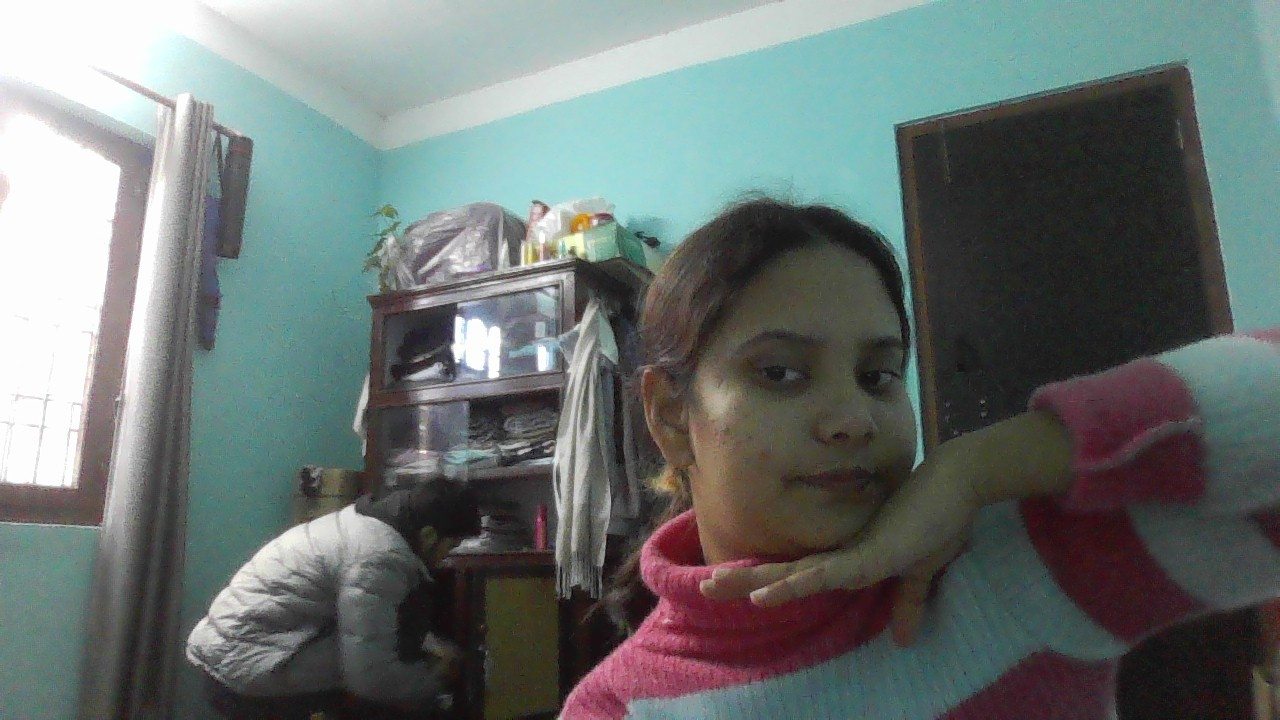
#> input picture Days/OpenCV_Images/img1.jpg, 1280 x 720 px
$ python 17Project.py
#> lines starting #> are read from the running program, lines starting #| are printed output that depends on the picture; after the words box and inside, x2 and y2 are one past the last pixel; in counts of white or black regions, pixels touching at a corner belong together
import cv2 as cv

# Read Image
img = cv.imread(r"img1.jpg")
#> img is the input picture: shape (720, 1280, 3); mean B, G, R 112.6, 114.5, 105.9
resized = cv.resize(img, (500,500))
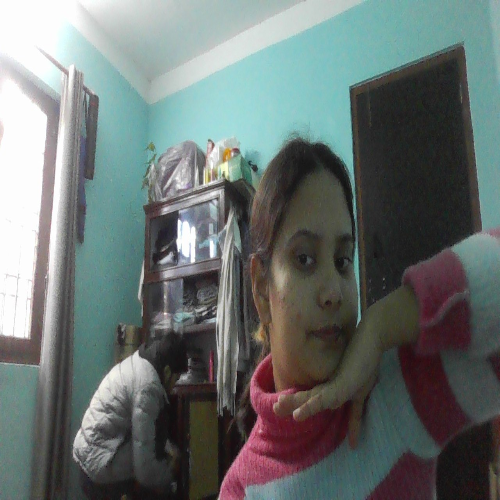
#> resized: shape (500, 500, 3); mean B, G, R 112.5, 114.4, 105.8

gray = cv.cvtColor(resized , cv.COLOR_BGR2GRAY)
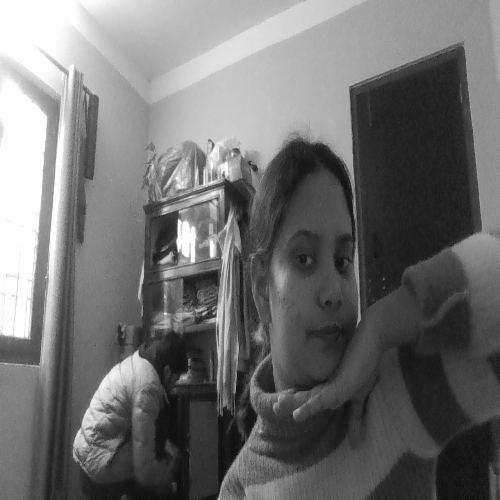
#> gray: shape (500, 500); min 8, max 255, mean 111.6

# Haar Cascade

face_cascade = cv.CascadeClassifier(cv.data.haarcascades + "haarcascade_frontalface_default.xml")
faces = face_cascade.detectMultiScale(gray, scaleFactor = 1.1 , minNeighbors = 3)
#> faces = [[268, 212, 120, 120]]

for (x, y, w, h) in faces:
    cv.rectangle(resized, (x,y), (x+w, y+h), (0,255,0), 2)
#> this loop made 1 pass
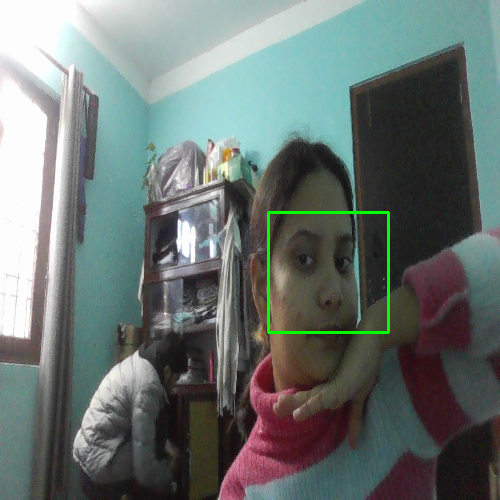
#> resized: shape (500, 500, 3); 0.57% of pixels changed, all inside (x1, y1, x2, y2) = (267, 211, 390, 334)

cv.imshow("Faces", resized)
cv.waitKey(0)

$ run again, with Days/OpenCV_Images/img3.jpg copied over Days/OpenCV_Images/img1.jpg
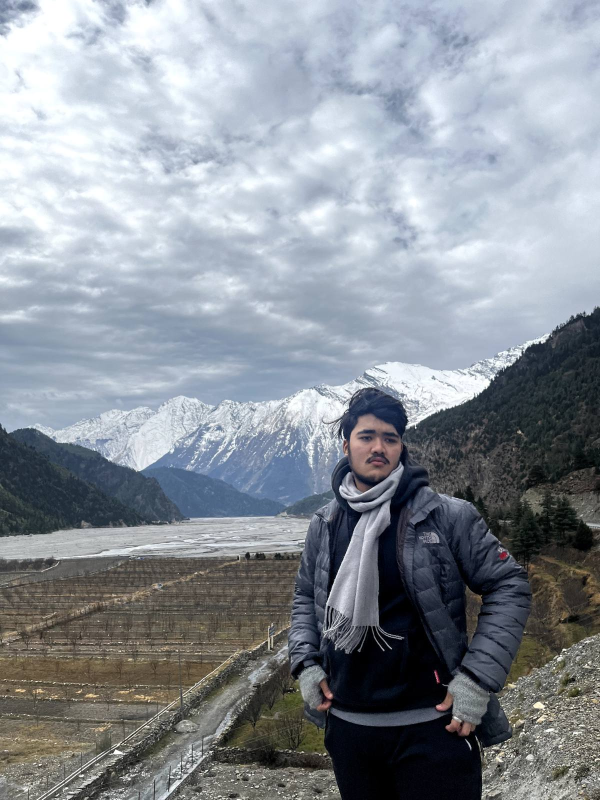
#> input picture Days/OpenCV_Images/img3.jpg, 1200 x 1600 px (shown at 1/2 size)
#> img is the input picture: shape (1600, 1200, 3); mean B, G, R 152.4, 144.6, 138.2
#> `gray = cv.cvtColor(resized , cv.COLOR_BGR2GRAY)`:
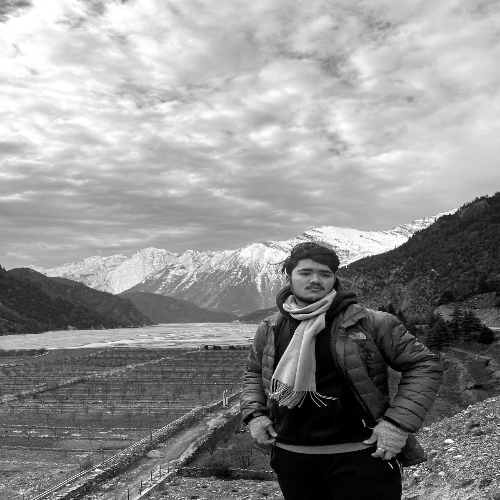
#> gray: shape (500, 500); min 0, max 255, mean 143.5
#> faces = [[289, 254, 49, 49], [93, 5, 88, 88]]
#> the loop `for (x, y, w, h) in faces:` made 2 passes
#> after the loop `for (x, y, w, h) in faces:`:
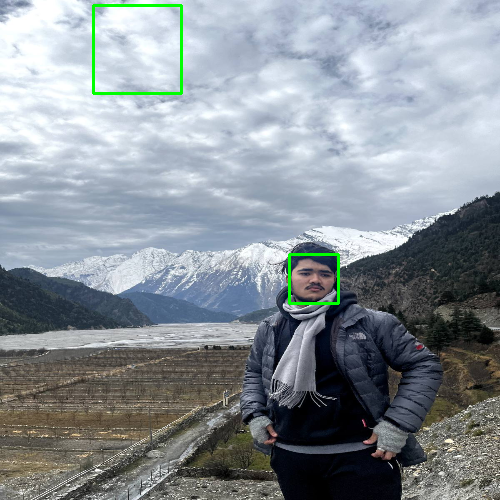
#> resized: shape (500, 500, 3); mean B, G, R 151.2, 145.1, 137.1

$ run again, with Days/OpenCV_Images/img4.jpg copied over Days/OpenCV_Images/img1.jpg
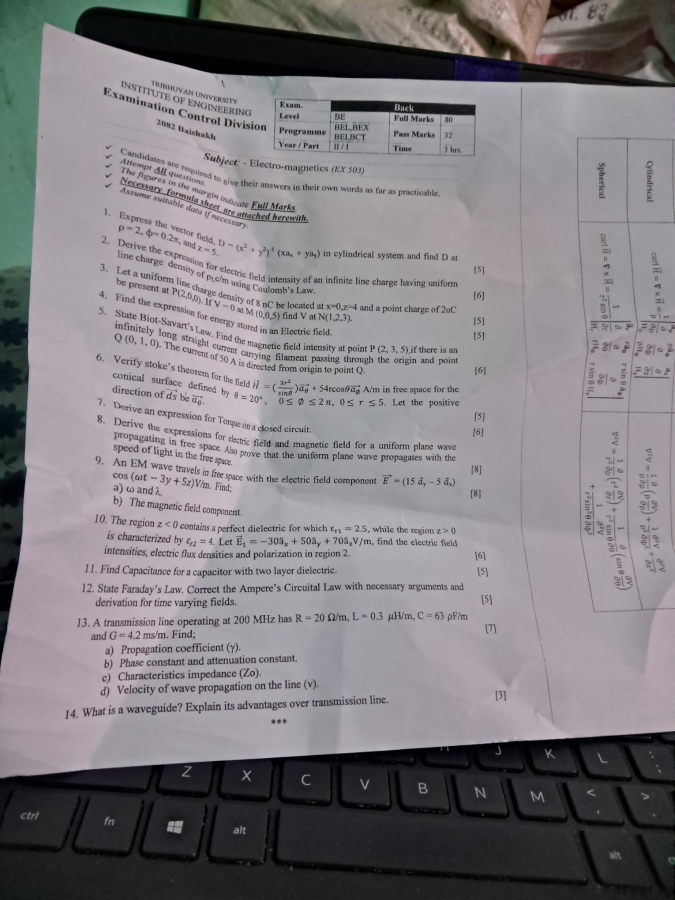
#> input picture Days/OpenCV_Images/img4.jpg, 1350 x 1800 px (shown at 1/2 size)
#> img is the input picture: shape (1800, 1350, 3); mean B, G, R 129.3, 125, 128.6
#> `resized = cv.resize(img, (500,500))`:
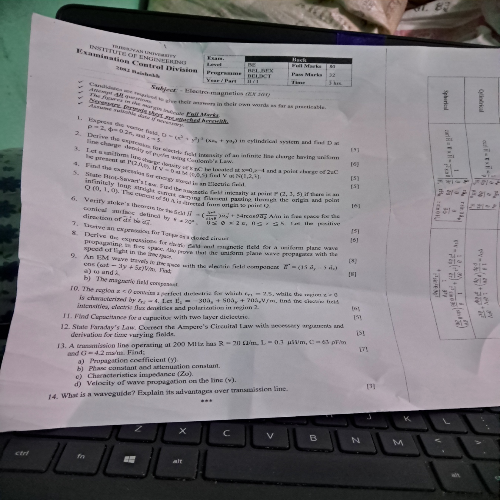
#> resized: shape (500, 500, 3); mean B, G, R 129.2, 124.9, 128.5
#> `gray = cv.cvtColor(resized , cv.COLOR_BGR2GRAY)`:
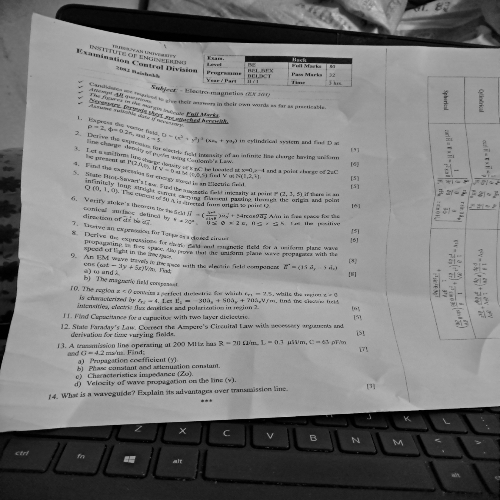
#> gray: shape (500, 500); min 0, max 202, mean 126.5
#> faces = ()

$ run again, with Days/OpenCV_Images/day19.png saved as Days/OpenCV_Images/img1.jpg
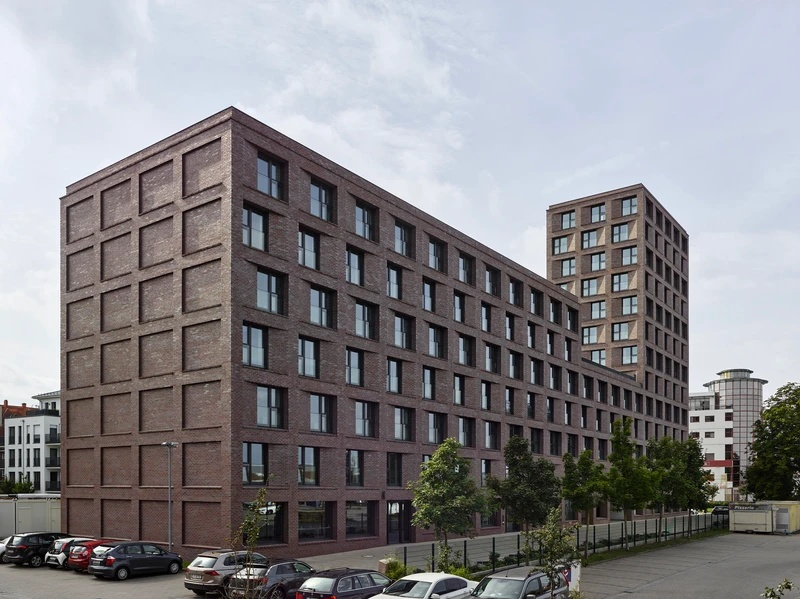
#> input picture Days/OpenCV_Images/day19.png, 800 x 599 px
#> img is the input picture: shape (599, 800, 3); mean B, G, R 137.7, 134.4, 135.7
#> `resized = cv.resize(img, (500,500))`:
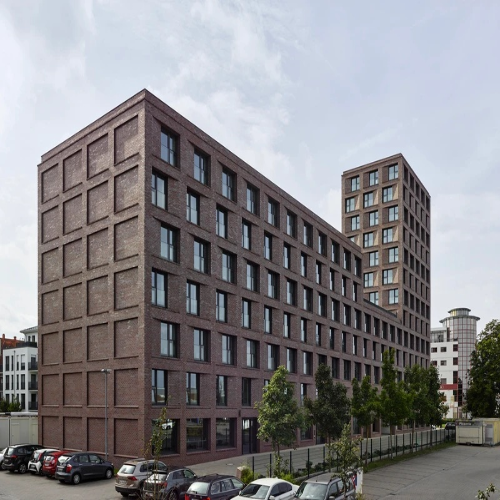
#> resized: shape (500, 500, 3); mean B, G, R 137.6, 134.3, 135.5
#> `gray = cv.cvtColor(resized , cv.COLOR_BGR2GRAY)`:
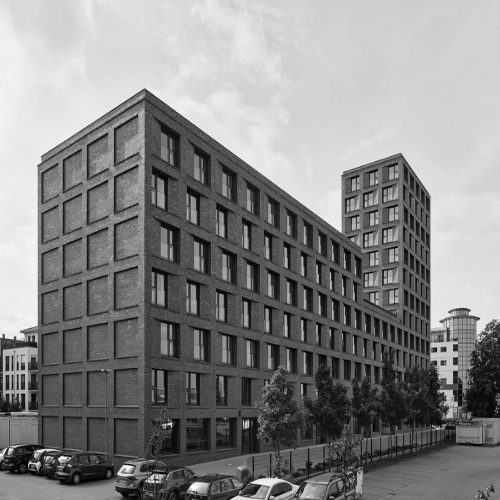
#> gray: shape (500, 500); min 0, max 254, mean 135
#> faces = ()
